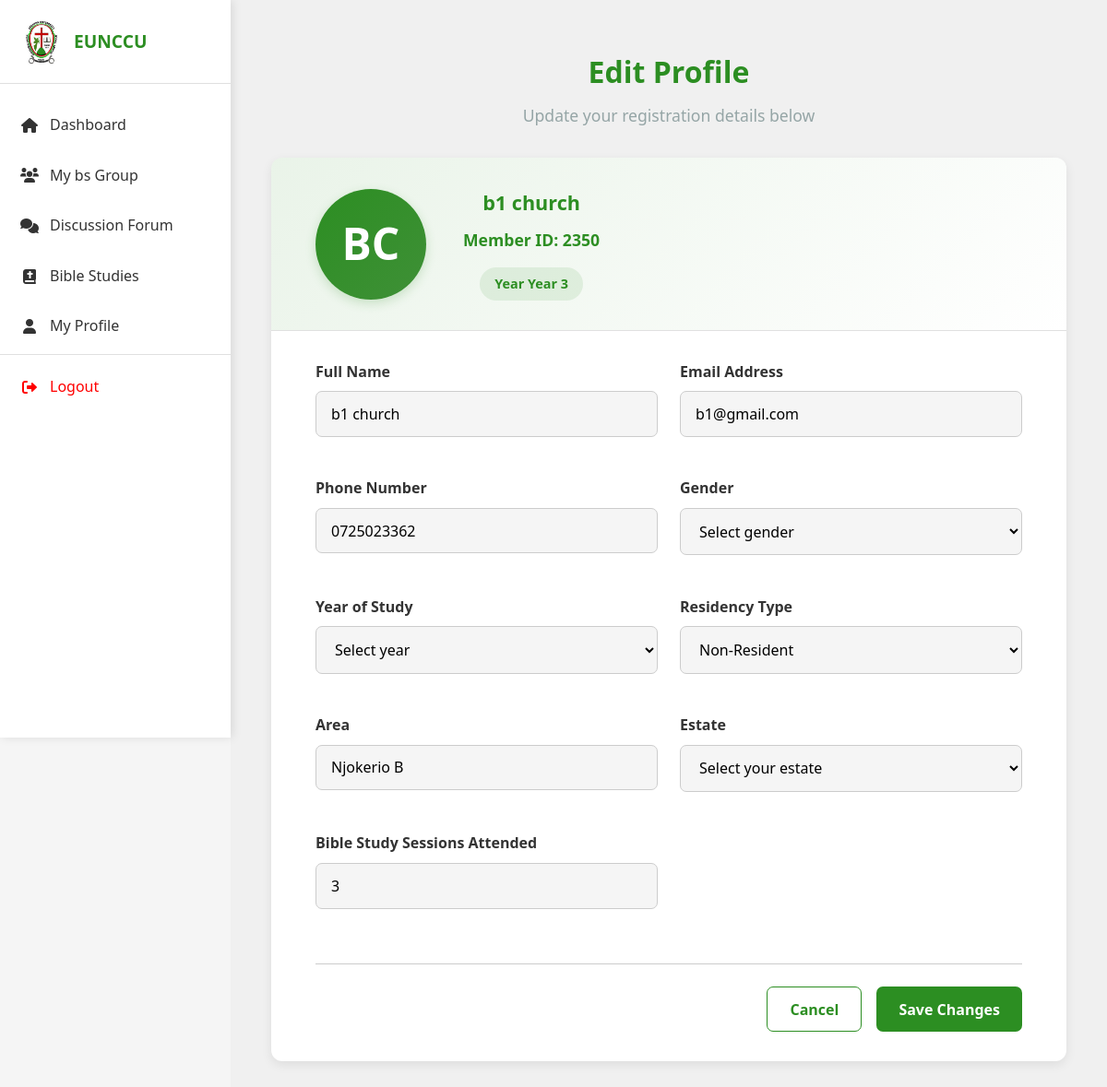
Screenshot of /profile/edit/ (signed in) with the database file from the repository.
### registration/models.py (models this page shows, shortened)
class Member(AbstractBaseUser, PermissionsMixin):
    member_id = models.IntegerField(
        unique=True,
        validators=[MinValueValidator(1000), MaxValueValidator(9999)],
        help_text="4-digit unique member ID"
    )
    first_name = models.CharField(max_length=30, blank=False)
    last_name = models.CharField(max_length=30, blank=False)
    email = models.EmailField(unique=True)
    phone = models.CharField(max_length=15)
    gender = models.CharField(max_length=10, choices=[('male', 'Male'), ('female', 'Female')])
    year_of_study = models.CharField(max_length=10, null=True, blank=True)
    sessions_attended = models.IntegerField(default=0)
    leader_before = models.BooleanField(default=False)
    leader_now = models.BooleanField(default=False)
    residency_type = models.CharField(
        max_length=20,
        choices=[('campus', 'Within Campus'), ('offCampus', 'Non-Resident')]
    )
    hall = models.CharField(max_length=100, blank=True, null=True)
    area = models.CharField(max_length=100, blank=True, null=True)
    estate = models.CharField(max_length=100, blank=True, null=True)
    date_joined = models.DateTimeField(auto_now_add=True)
    is_active = models.BooleanField(default=True)
    is_staff = models.BooleanField(default=False)
    objects = MemberManager()
    USERNAME_FIELD = 'email'
    REQUIRED_FIELDS = ['member_id', 'phone']
    def get_full_name(self):
        return f"{self.first_name} {self.last_name}".strip()

### members_profile/views.py (the view)
# urls.py: path('edit/', views.profile_edit_view, name='profile_edit'),
@login_required
def profile_edit_view(request):
    user = request.user
    if request.method == 'POST':
        return profile_view(request)  # Handle the POST in profile_view
    group_membership = user.group_memberships.first() if hasattr(user, 'group_memberships') else None
    led_groups = user.led_groups.all() if hasattr(user, 'led_groups') else []
    context = {
        'user': user,
        'group_membership': group_membership,
        'led_groups': led_groups,
        'is_edit': True,
    }
    return render(request, 'members_profile/profile_edit.html', context)

### registration/backend.py (called while the page is built)
    def get_user(self, member_id):
        try:
            return Member.objects.get(pk=member_id)
        except Member.DoesNotExist:
            return None

### members_profile/templates/members_profile/profile_edit.html (shortened to what this page needs)
{% extends 'dashboard/base.html' %}
{% load static %}
{% block body %}
<main class="main-content">
    <div class="profile-container">
        <header class="profile-header">
            <h1>Edit Profile</h1>
            <p>Update your registration details below</p>
        </header>
        <div class="profile-card">
            <section class="profile-top">
                <div class="profile-avatar">
                    {{ user.first_name|first|upper }}{{ user.last_name|first|upper }}
                </div>
                <div class="profile-info">
                    <div class="profile-name">{{ user.get_full_name }}</div>
                    <div class="profile-id">Member ID: {{ user.member_id }}</div>
                    <div class="profile-year">Year {{ user.year_of_study|default:"Not specified" }}</div>
                </div>
            </section>
            <section class="profile-form-section">
                <form class="profile-form" id="profileForm" method="POST" action="{% url 'members_profile:profile' %}">
                    <div class="form-group">
                        <label for="fullName">Full Name</label>
                        <input type="text" id="fullName" name="fullName" value="{{ user.get_full_name }}" required>
                    </div>
                    <div class="form-group">
                        <label for="email">Email Address</label>
                        <input type="email" id="email" name="email" value="{{ user.email }}" required>
                    </div>
                    <div class="form-group">
                        <label for="phone">Phone Number</label>
                        <input type="tel" id="phone" name="phone" value="{{ user.phone|default:'' }}" required>
                    </div>
                    <div class="form-group">
                        <label for="gender">Gender</label>
                        <select id="gender" name="gender" required>
                            <option value="">Select gender</option>
                        </select>
                    </div>
                    <div class="form-group">
                        <label for="yearOfStudy">Year of Study</label>
                        <select id="yearOfStudy" name="yearOfStudy" required>
                            <option value="">Select year</option>
                        </select>
                    </div>
                    <div class="form-group">
                        <label for="residencyType">Residency Type</label>
                        <select id="residencyType" name="residencyType" required>
                            <option value="offCampus" {% if user.residency_type == 'offCampus' %}selected{% endif %}>Non-Resident</option>
                        </select>
                    </div>
                    <div class="form-group" id="offCampusGroup" style="display: none;">
                        <label for="area">Area</label>
                        <input type="text" id="area" name="area" value="{{ user.area|default:'' }}" placeholder="Enter your area">
                    </div>
                    <div class="form-group" id="offCampusGroup2" style="display: none;">
                        <label for="estate">Estate</label>
                        <select id="estate" name="estate">
                            <option value="">Select your estate</option>
                        </select>
                    </div>
                    <div class="form-group">
                        <label for="sessionsAttended">Bible Study Sessions Attended</label>
                        <input type="number" id="sessionsAttended" name="sessionsAttended" min="0" value="{{ user.sessions_attended|default:0 }}" required>
                    </div>
                    <div class="form-actions">
                        <button type="button" class="btn btn-secondary" id="cancelBtn">Cancel</button>
                        <button type="submit" class="btn btn-primary">Save Changes</button>
                    </div>
                </form>
            </section>
        </div>
    </div>
</main>
{% endblock %}

### registration/static/registration/css/base.css (style rules this page uses)
:root { --primary: #2c8e22; --primary-light: #3f9037; --secondary: #3f9037; --accent: #ff0000; --light: #f5f5f5; --dark: #333; --gray: #ccc; --white: #fff; --dark-green: #1a5c14; --light-gray: #f0f0f0; --medium-gray: #e0e0e0; --dark-gray: #95a5a6; --shadow: 0 4px 16px rgba(44,142,34,0.10); }
* { margin: 0; padding: 0; box-sizing: border-box; font-family: 'Segoe UI', sans-serif; }
body { background-color: var(--light); color: var(--dark); line-height: 1.6; }
.dashboard-container .main-content { flex: 1; padding: 20px; background-color: var(--light-gray); min-height: calc(100vh - 60px); margin-left: 250px; }

### registration/static/registration/css/dashboard.css (style rules this page uses)
.main-content { flex: 1; padding: 20px; background-color:linear-gradient(135deg, rgba(44, 142, 34, 0.1) 0%, rgba(255, 255, 255, 1) 100%); min-height: calc(100vh - 60px); animation: fadeIn 0.6s ease-out; }
button, a, .view-all { min-height: 44px; min-width: 44px; }
.btn-primary { background-color: var(--primary); color: var(--white); border: none; border-radius: 6px; padding: 0.5rem 1.2rem; font-weight: 600; font-size: 0.95rem; display: inline-flex; align-items: center; gap: 0.5rem; cursor: pointer; text-decoration: none; transition: background 0.2s, transform 0.2s, box-shadow 0.2s; }

### members_profile/templates/members_profile/profile_edit.html (style rules this page uses)
.profile-container { max-width: 1200px; margin: 2rem auto; padding: 0 1.5rem; }
.profile-header { text-align: center; margin-bottom: 2rem; animation: fadeIn 0.6s ease-out; }
.profile-header h1 { color: var(--primary); margin-bottom: 0.5rem; font-size: 2rem; }
.profile-header p { color: var(--dark-gray); font-size: 1.1rem; }
.profile-card { display: flex; flex-direction: column; background: var(--white); border-radius: 12px; box-shadow: 0 4px 12px rgba(0, 0, 0, 0.08); overflow: hidden; margin-bottom: 2rem; }
.profile-top { display: flex; flex-direction: column; align-items: center; padding: 2rem; background: linear-gradient(135deg, rgba(44, 142, 34, 0.1) 0%, rgba(255, 255, 255, 1) 100%); border-bottom: 1px solid var(--medium-gray); }
@media (min-width: 768px) { .profile-top { flex-direction: row; align-items: center; text-align: left; padding: 2rem 3rem; } }
.profile-avatar { width: 120px; height: 120px; border-radius: 50%; background: linear-gradient(135deg, var(--primary) 0%, var(--primary-light) 100%); display: flex; align-items: center; justify-content: center; margin-bottom: 1.5rem; color: white; font-size: 3rem; font-weight: bold; box-shadow: 0 4px 12px rgba(44, 142, 34, 0.2); }
@media (min-width: 768px) { .profile-avatar { margin-right: 2.5rem; margin-bottom: 0; } }
.profile-info { text-align: center; display: flex; flex-direction: column; align-items: center; }
@media (min-width: 768px) { .profile-info { text-align: left; } }
.profile-name { font-size: 1.35rem; font-weight: 700; margin-bottom: 0.5rem; color: var(--primary); }
.profile-id { color: var(--primary); font-weight: 600; margin-bottom: 1rem; font-size: 1.1rem; }
.profile-year { display: inline-block; padding: 0.4rem 1rem; background: rgba(44, 142, 34, 0.1); color: var(--primary); border-radius: 20px; font-size: 0.9rem; font-weight: 600; }
.profile-form-section { padding: 2rem; }
@media (min-width: 768px) { .profile-form-section { padding: 2rem 3rem; } }
.profile-form { display: grid; grid-template-columns: 1fr; gap: 1.5rem; }
@media (min-width: 768px) { .profile-form { grid-template-columns: 1fr 1fr; } }
.form-group { margin-bottom: 1.2rem; }
.form-group label { display: block; margin-bottom: 0.5rem; font-weight: 600; color: var(--dark); }
.form-group input, .form-group select { width: 100%; padding: 0.8rem 1rem; border: 1.5px solid var(--gray); border-radius: 7px; font-size: 1rem; transition: all 0.3s ease; background-color: var(--light); }
.form-actions { grid-column: 1 / -1; display: flex; justify-content: flex-end; gap: 1rem; margin-top: 1rem; padding-top: 1.5rem; border-top: 1px solid var(--gray); }
.btn { padding: 0.8rem 1.5rem; border-radius: 7px; font-weight: 600; font-size: 1rem; display: inline-flex; align-items: center; gap: 0.5rem; transition: all 0.3s ease; cursor: pointer; border: none; }
.btn-primary { background-color: var(--primary); color: var(--white); }
.btn-secondary { background-color: var(--white); color: var(--primary); border: 1px solid var(--primary); }

### rows the page displays
Member: first_name|first "B", last_name|first "C", get_full_name "b1 church", member_id "2350", year_of_study "Year 3", fullName "b1 church", email "b1@gmail.com", phone "0725023362", residencyType "Non-Resident", area "Njokerio B", sessionsAttended "3"
